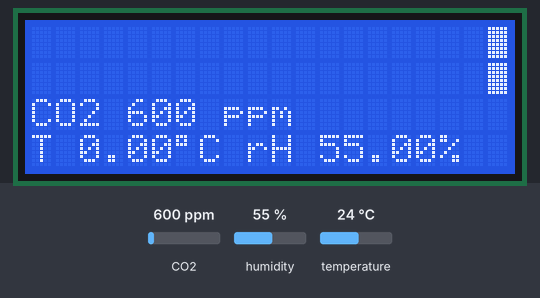
This program was run on a simulated ESP32. Parts: 20×4 character LCD. The test bench sets the inputs (shaded band); at power-on: CO2 600 ppm, humidity 55 %, temperature 24 °C. What the program prints to the serial monitor is not drawn.

Above: at 0.6 s.
At 60.2 s:
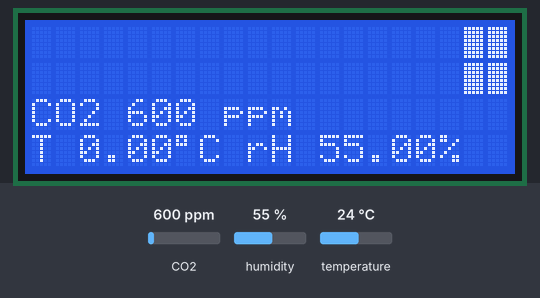
At 120.4 s:
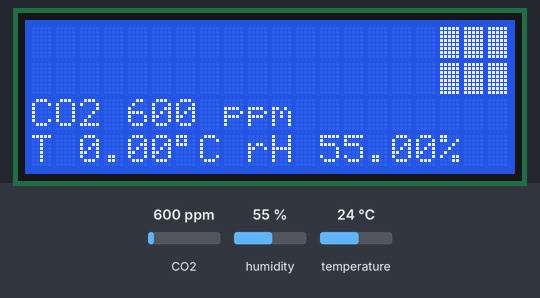

Measured:
- what the display in image 0 shows lasts 59.6 s, from 0.6 s to 60.2 s
- what the display in image 1 shows lasts 60.1 s, from 60.2 s to 120.3 s

The program:

main.cpp
```cpp
#include <Arduino.h>
#include <SPI.h>
#include <Wire.h>
#include <math.h>

// display deps
#include <hd44780.h>                       // main hd44780 header
#include <hd44780ioClass/hd44780_I2Cexp.h> // i2c expander i/o class header
#include "glyphs.h"
hd44780_I2Cexp lcd(0x27);
void printInfoToLcd();

// co2 deps
#include "MHZ19.h"
#include <SoftwareSerial.h>
#define MH_Z19_RX 19
#define MH_Z19_TX 18
MHZ19 co2Sensor;
SoftwareSerial co2Serial(MH_Z19_RX, MH_Z19_TX);
int co2 = -1;
int co2Stats[20] = {0, 0, 0, 0, 0, 0, 0, 0, 0, 0, 0, 0, 0, 0, 0, 0, 0, 0, 0, 0};

#include "Adafruit_SHTC3.h"
Adafruit_SHTC3 shtc3 = Adafruit_SHTC3();
float temperatureC = 0.0;
float relativeHumidity = 0.0;

#define MEASUREMENT_INTERVAL 60 * 1000
void getMeasurements();
int lastMeasurement = 0;

void setup()
{
  Serial.begin(115200);

  lcd.begin(20, 4);
  delay(100);

  lcd.createChar(0, glyph_one);
  lcd.createChar(1, glyph_two);
  lcd.createChar(2, glyph_three);
  lcd.createChar(3, glyph_four);
  lcd.createChar(4, glyph_five);
  lcd.createChar(5, glyph_six);
  lcd.createChar(6, glyph_seven);
  lcd.createChar(7, glyph_eight);

  co2Serial.begin(9600);
  co2Sensor.begin(co2Serial);
  // co2Sensor.autoCalibration(false);
  delay(100);

  if (!shtc3.begin())
  {
    Serial.println("Couldn't find SHTC3");
  }
  delay(100);

  getMeasurements();
  printInfoToLcd();

  Serial.println("Ready");
}

void loop()
{
  if (millis() - lastMeasurement > MEASUREMENT_INTERVAL)
  {
    getMeasurements();
    printInfoToLcd();
    lastMeasurement = millis();
  }
}

void getMeasurements()
{
  co2 = co2Sensor.getCO2();
  // move all values left 1 space
  for (int i = 0; i < 19; i++)
  {
    co2Stats[i] = co2Stats[i + 1];
  }
  co2Stats[19] = co2;

  sensors_event_t humidity, temperature;
  shtc3.getEvent(&humidity, &temperature);
  relativeHumidity = humidity.relative_humidity;
}

void statsToGraph(int stats[20])
{
  float min = 0;
  float max = 0;
  float step = 0;

  // Debug code
  // Serial.print("stats ");
  // for (int i = 0; i < 20; i++)
  // {
  //   Serial.print(String(stats[i]));
  //   if (i != 19)
  //     Serial.print(",");
  //   else
  //     Serial.println();
  // }

  for (int i = 0; i < 20; i++)
  {
    if (stats[i] < min)
      min = stats[i];
  }
  for (int i = 0; i < 20; i++)
  {
    if (stats[i] > max)
      max = stats[i];
  }

  Serial.println("min " + String(min));
  Serial.println("max " + String(max));

  lcd.setCursor(0, 0);
  for (int i = 0; i <= 19; i++)
  {
    int value = int((stats[i] - max / 2) * 2 / max * 8.0f);
    // Debug code
    // Serial.print(String(stats[i]) + " ");
    // Serial.print(String((stats[i] - max / 2) * 2 / max * 8.0f) + " ");
    // Serial.print(String(value) + " ");
    // Serial.println();
    if (value <= 0)
      lcd.write((uint8_t)20);
    else if (value >= 8)
      lcd.write((uint8_t)7);
    else
      lcd.write((uint8_t)value - 1);
  }

  lcd.setCursor(0, 1);
  for (int i = 0; i <= 19; i++)
  {
    int value = int(stats[i] / max * 16.0f);
    // Debug code
    // Serial.print(String(stats[i]) + " ");
    // Serial.print(String(stats[i] / max * 16.0f) + " ");
    // Serial.print(String(value) + " ");
    // Serial.println();
    if (value <= 0)
      lcd.write((uint8_t)20);
    else if (value >= 8)
      lcd.write((uint8_t)7);
    else
      lcd.write((uint8_t)value - 1);
  }
}

void printInfoToLcd()
{
  lcd.clear();
  lcd.setCursor(0, 0);

  statsToGraph(co2Stats);

  lcd.setCursor(0, 2);
  lcd.print("CO2 " + String(co2) + " ppm");
  lcd.setCursor(0, 3);
  lcd.print("T " + String(temperatureC) + "\xDF");
  lcd.print("C rH " + String(relativeHumidity) + "%");
}
```

glyphs.h
```cpp
#include <Arduino.h>

byte glyph_one[8] = {B00000, B00000, B00000, B00000, B00000, B00000, B00000, B11111};
byte glyph_two[8] = {B00000, B00000, B00000, B00000, B00000, B00000, B11111, B11111};
byte glyph_three[8] = {B00000, B00000, B00000, B00000, B00000, B11111, B11111, B11111};
byte glyph_four[8] = {B00000, B00000, B00000, B00000, B11111, B11111, B11111, B11111};
byte glyph_five[8] = {B00000, B00000, B00000, B11111, B11111, B11111, B11111, B11111};
byte glyph_six[8] = {B00000, B00000, B11111, B11111, B11111, B11111, B11111, B11111};
byte glyph_seven[8] = {B00000, B11111, B11111, B11111, B11111, B11111, B11111, B11111};
byte glyph_eight[8] = {B11111, B11111, B11111, B11111, B11111, B11111, B11111, B11111};
```
